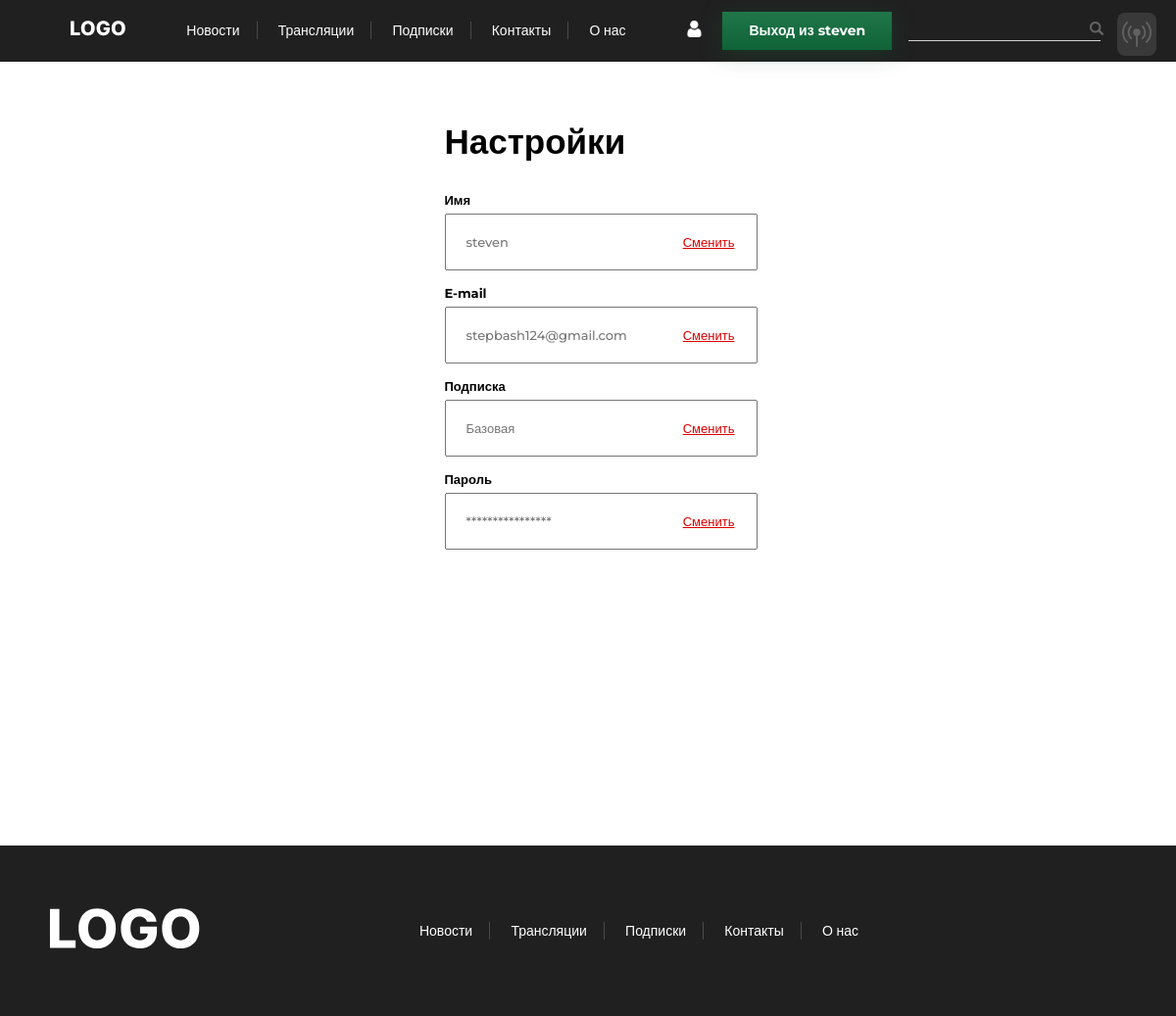
/profile (signed in), run on an earlier commit of the app's database.
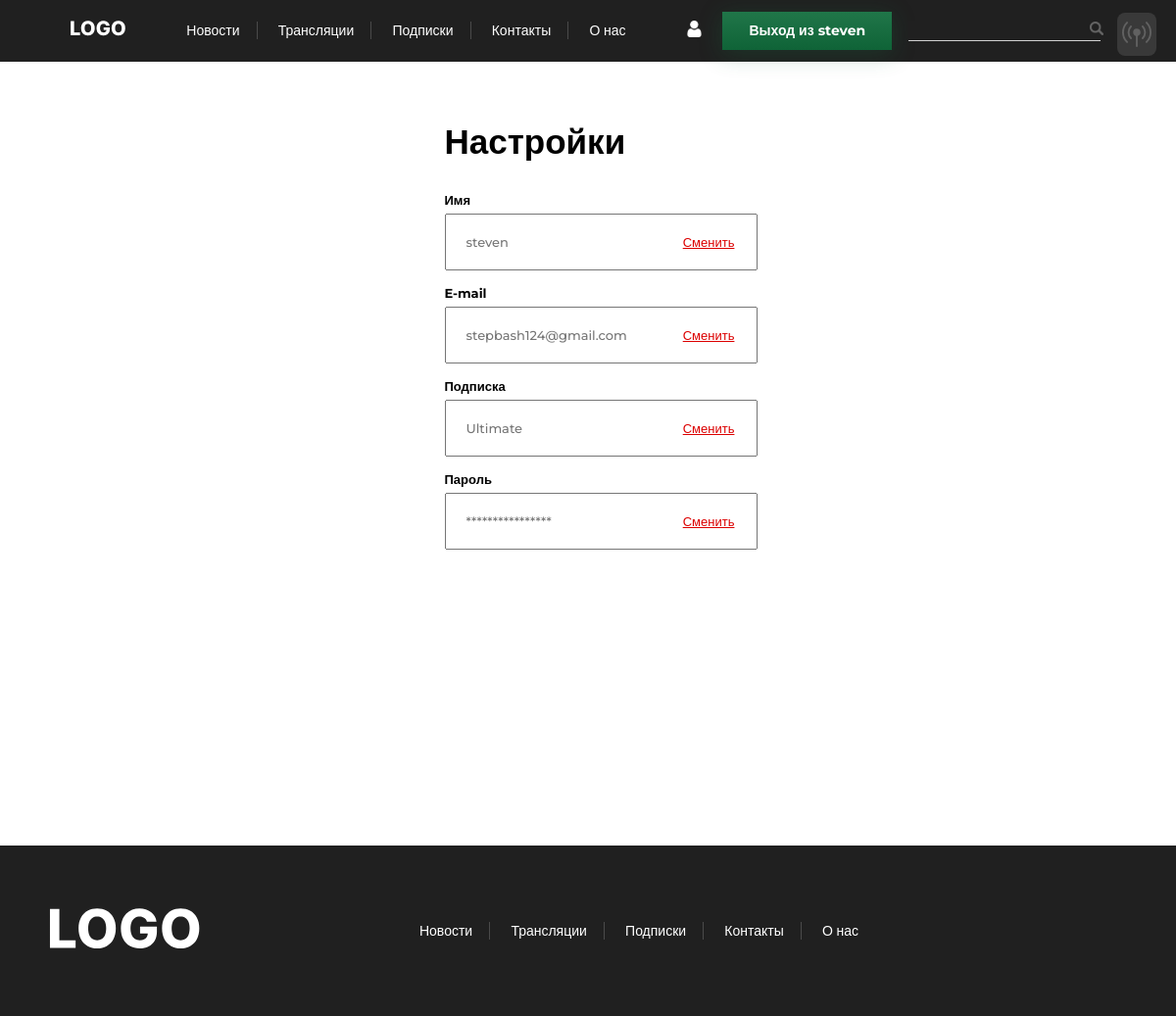
And on a later commit of the database.
### mainsite/models.py (models this page shows)
class Subscription(models.Model):
    sub_category = models.ForeignKey(Category, on_delete=models.CASCADE, null=True)
    sub_name = models.CharField("Название подписки", max_length=100)
    sup_price_month = models.CharField("Цена за месяц", max_length=100, null=True)
    sub_price_year = models.CharField("Цена за год", max_length=100, null=True)
    sub_price_year_month = models.CharField("Цена за месяц при годовой подписке", max_length=100, null=True)
    sub_price_year_discount = models.CharField("Скидка при покупке годовой подписки", max_length=100, null=True)
    def __str__(self):
        return self.sub_name
    class Meta:
        verbose_name = "Подписка"
        verbose_name_plural = "Подписки"

### mainsite/views.py (the view, shortened to what this page needs)
# urls.py: path('profile', views.UserProfile.as_view(), name='profile'),
class UserProfile(View):
    def get(self, request, *args, **kwargs):
        news = News.objects.all()
        first_news = news[:3]
        news = news[3:]
        category = Category.objects.all()
        translations = Translation.objects.all()
        login_form = LoginForm()
        register = UserRegistrationForm()
        if request.user.is_authenticated:
            subscription = UserSubs.objects.get(user=request.user)
            subscription = subscription.sub
            return render(request, 'settings.html',
                          {"category": category, "translations": translations, 'news': news, 'first_news': first_news,
                           'key': 'all',
                           "news_key": 'all', 'day': 'Сегодня',
                           'is_filter': False, 'login_form': login_form, 'reg_form': register, 'subs': subscription})
        else:
            return render(request, 'settings.html',
                          {"category": category, "translations": translations, 'news': news, 'first_news': first_news,
                           'key': 'all',
                           "news_key": 'all', 'day': 'Сегодня',
                           'is_filter': False, 'login_form': login_form, 'reg_form': register})

### mainsite/forms.py
class LoginForm(Form):
    username = forms.CharField(widget=forms.TextInput(
        attrs={'class': 'popup-reg__input_type_email popup-reg__form-styles', 'placeholder': 'login'}))
    password = forms.CharField(widget=forms.PasswordInput(
        attrs={'class': 'popup-reg__input_type_password popup-reg__form-styles', 'placeholder': 'password'}))

### templates/settings.html (shortened to what this page needs)
{% extends 'base.html' %}
{% block content %}
    <div class="streams-margin">
      <section class="settings">
          {% if request.user.is_authenticated %}
        <h1 class="settings__title">Настройки</h1>
        <form action="rename" method="post" class="settings__name">
          <p class="settings__title_name settings_title-fonts">Имя</p>
          <input type="text" name="username" placeholder="{{ request.user }}" class="settings__input">
          <button class="settings__change-btn btn-no-style" type="submit">Сменить</button>
        </form>
        <form action="changemail" method="post" class="settings__email">
          <p class="settings__title_email settings_title-fonts">E-mail</p>
          <input type="email" name="email" placeholder="{{ request.user.email }}" class="settings__input">
          <button class="settings__change-btn btn-no-style">Сменить</button>
        </form>
        <form action="" class="settings__sub">
          <p class="settings__title_sub settings_title-fonts">Подписка</p>
          <input type="text" placeholder="{{ subs }}" readonly class="settings__input">
          <a href="{% url 'subs' %}" class="settings__change-btn btn-no-style">Сменить</a>
        </form>
        <form action="resetpassword" method="post" class="settings__pass">
          <p class="settings__title_pass settings_title-fonts">Пароль</p>
          <input type="password" name="password" placeholder="****************" class="settings__input">
          <button class="settings__change-btn btn-no-style">Сменить</button>
        </form>
          {% else %}
          <h1 class="settings__title">Войдите в аккаунт</h1>
          {% endif %}
      <div class="px2"></div>
    </div>
{% endblock content %}

What changed in the data, as far as the page shows it:
no longer on this page (row unchanged): Subscription: sub_name "Базовая"
added Subscription: sub_name "Ultimate"
